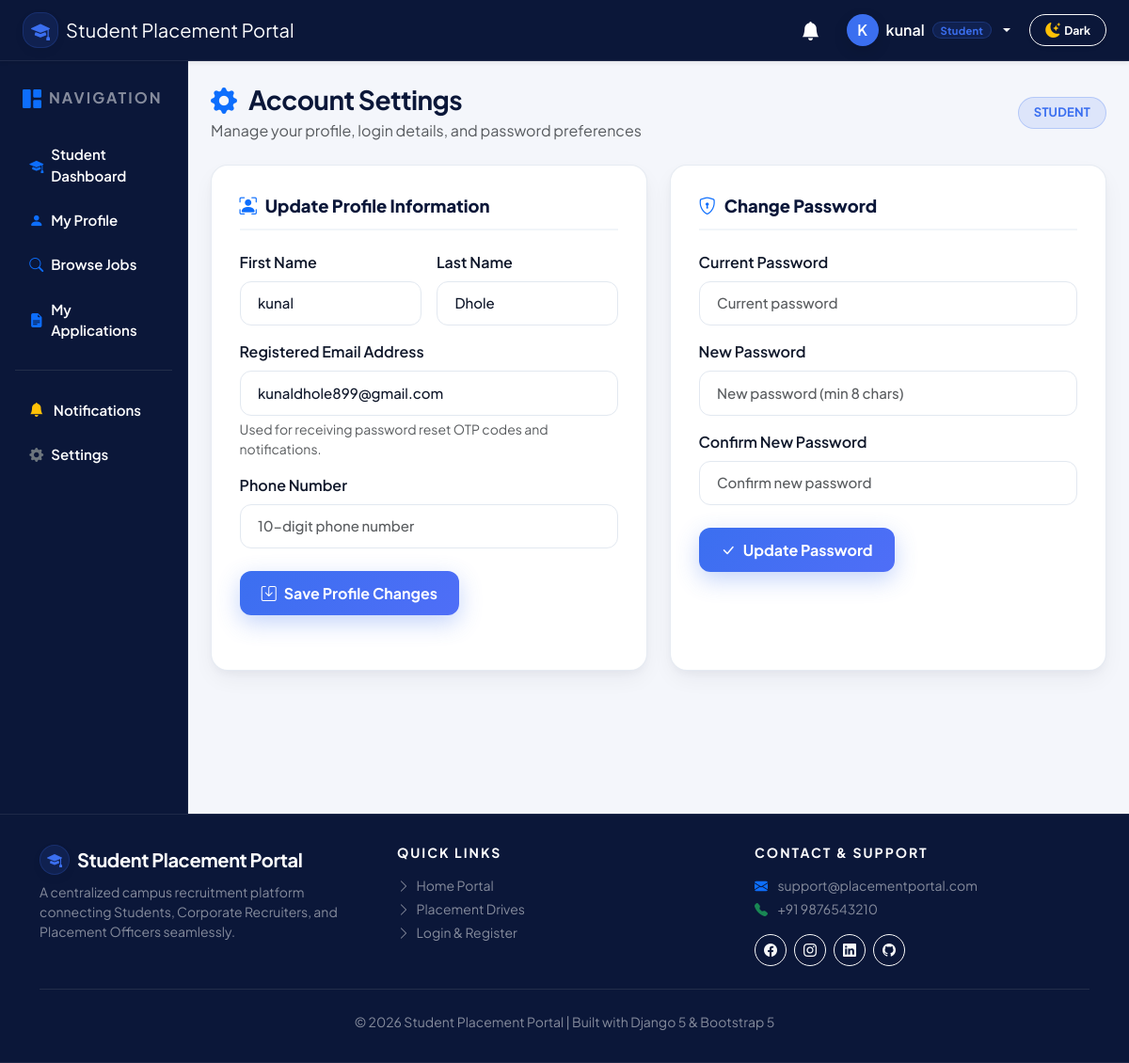
The app's page /settings/ (signed in) with its own data.
### accounts/models.py (models this page shows, shortened)
class User(AbstractUser):
    ROLE_CHOICES = (
        ('student', 'Student'),
        ('recruiter', 'Recruiter'),
        ('officer', 'Placement Officer'),
    )
    role = models.CharField(
        max_length=20,
        choices=ROLE_CHOICES
    )
    phone = models.CharField(
        max_length=15,
        blank=True,
        null=True
    )
    profile_picture = models.ImageField(
        upload_to='profile_pictures/',
        blank=True,
        null=True
    )
    is_verified = models.BooleanField(default=False)
    created_at = models.DateTimeField(auto_now_add=True)
    updated_at = models.DateTimeField(auto_now=True)

### accounts/views.py (the view, shortened to what this page needs)
@login_required
def settings_view(request):
    profile_form = SettingsProfileForm(instance=request.user)
    password_form = ChangePasswordSettingsForm()
    return render(
        request,
        "accounts/settings.html",
        {
            "profile_form": profile_form,
            "password_form": password_form,
        },
    )

### accounts/forms.py (shortened to what this page needs)
class SettingsProfileForm(forms.ModelForm):
    class Meta:
        model = User
        fields = ["first_name", "last_name", "email", "phone"]
        widgets = {
            "first_name": forms.TextInput(attrs={"class": "form-control"}),
            "last_name": forms.TextInput(attrs={"class": "form-control"}),
            "email": forms.EmailInput(attrs={"class": "form-control"}),
            "phone": forms.TextInput(attrs={"class": "form-control", "placeholder": "10-digit phone number"}),
        }

class ChangePasswordSettingsForm(forms.Form):
    current_password = forms.CharField(
        label="Current Password",
        widget=forms.PasswordInput(attrs={"class": "form-control", "placeholder": "Current password"})
    )
    new_password = forms.CharField(
        label="New Password",
        widget=forms.PasswordInput(attrs={"class": "form-control", "placeholder": "New password (min 8 chars)"})
    )
    confirm_password = forms.CharField(
        label="Confirm New Password",
        widget=forms.PasswordInput(attrs={"class": "form-control", "placeholder": "Confirm new password"})
    )

### templates/accounts/settings.html (shortened to what this page needs)
{% extends 'base.html' %}
{% block content %}
<div class="row">
    <div class="col-12 mb-4">
        <div class="d-flex align-items-center justify-content-between flex-wrap gap-2">
            <div>
                <h3 class="fw-bold mb-1" style="color: var(--spp-navy);"><i class="bi bi-gear-fill text-primary me-2"></i> Account Settings</h3>
                <p class="text-muted mb-0">Manage your profile, login details, and password preferences</p>
            </div>
            <span class="spp-pill blue text-uppercase px-3 py-1.5 fs-7">{{ user.get_role_display }}</span>
        </div>
    </div>
</div>
<div class="row g-4">
    <div class="col-lg-6">
        <div class="spp-card h-100">
            <div class="spp-form-section-title">
                <i class="bi bi-person-bounding-box text-primary"></i> Update Profile Information
            </div>
            <form method="POST">
                <div class="row g-3">
                    <div class="col-md-6 mb-3">
                        <label class="form-label fw-semibold">First Name</label>
                        {{ profile_form.first_name }}
                    </div>
                    <div class="col-md-6 mb-3">
                        <label class="form-label fw-semibold">Last Name</label>
                        {{ profile_form.last_name }}
                    </div>
                </div>
                <div class="mb-3">
                    <label class="form-label fw-semibold">Registered Email Address</label>
                    {{ profile_form.email }}
                    <div class="form-text small">Used for receiving password reset OTP codes and notifications.</div>
                </div>
                <div class="mb-4">
                    <label class="form-label fw-semibold">Phone Number</label>
                    {{ profile_form.phone }}
                </div>
                <button type="submit" class="btn-spp-primary">
                    <i class="bi bi-save"></i> Save Profile Changes
                </button>
            </form>
        </div>
    </div>
    <div class="col-lg-6">
        <div class="spp-card h-100">
            <div class="spp-form-section-title">
                <i class="bi bi-shield-lock text-primary"></i> Change Password
            </div>
            <form method="POST">
                <div class="mb-3">
                    <label class="form-label fw-semibold">Current Password</label>
                    {{ password_form.current_password }}
                </div>
                <div class="mb-3">
                    <label class="form-label fw-semibold">New Password</label>
                    {{ password_form.new_password }}
                </div>
                <div class="mb-4">
                    <label class="form-label fw-semibold">Confirm New Password</label>
                    {{ password_form.confirm_password }}
                </div>
                <button type="submit" class="btn-spp-primary">
                    <i class="bi bi-check-lg"></i> Update Password
                </button>
            </form>
        </div>
    </div>
</div>
{% endblock %}

### templates/includes/navbar.html (shortened to what this page needs)
<nav class="navbar navbar-expand-lg navbar-dark shadow-sm sticky-top py-2.5" style="background-color: #0B1739 !important; border-bottom: 1px solid rgba(255,255,255,0.08); z-index: 1030;">
    <div class="container-fluid px-3 px-lg-4">
        <a class="navbar-brand d-flex align-items-center gap-2 fw-extrabold" href="/">
            <div class="spp-stat-icon blue p-0" style="width: 38px; height: 38px; font-size: 1.25rem;">
                <i class="bi bi-mortarboard-fill"></i>
            </div>
            <span class="fs-5 tracking-tight text-white">Student Placement Portal</span>
        </a>
        <div class="collapse navbar-collapse" id="navbarContent">
            <ul class="navbar-nav ms-auto align-items-lg-center gap-2 mt-2 mt-lg-0">
                {% if user.is_authenticated %}
                    <li class="nav-item me-1">
                        <a class="nav-link text-white position-relative px-2 py-1" href="{% url 'accounts:notifications' %}" title="Notifications">
                            <i class="bi bi-bell-fill fs-5"></i>
                        </a>
                    </li>
                    <li class="nav-item dropdown">
                        <a class="nav-link dropdown-toggle text-white d-flex align-items-center gap-2 fw-semibold px-2 py-1" href="#" role="button" data-bs-toggle="dropdown">
                            <div class="spp-avatar border-0" style="width: 34px; height: 34px; font-size: 1rem; background: var(--spp-blue); color: #ffffff;">
                                {{ user.username|slice:":1"|upper }}
                            </div>
                            <span class="text-white">{{ user.username }}</span>
                            {% if user.role == 'student' %}
                                <span class="spp-pill blue py-0 px-2" style="font-size: 0.7rem;">Student</span>
                            {% elif user.role == 'recruiter' %}
                                <span class="spp-pill purple py-0 px-2" style="font-size: 0.7rem;">Recruiter</span>
                            {% elif user.role == 'officer' %}
                                <span class="spp-pill orange py-0 px-2" style="font-size: 0.7rem;">TPO Officer</span>
                            {% endif %}
                        </a>
                    </li>
                {% endif %}
                <li class="nav-item ms-lg-1">
                    <button class="btn btn-sm btn-outline-light rounded-pill px-3 py-1.5 d-inline-flex align-items-center justify-content-center gap-1.5 shadow-sm" id="themeToggleBtn" title="Toggle Dark/Light Theme" type="button" style="cursor: pointer;">
                        <i class="bi bi-moon-stars-fill text-warning fs-6" id="themeToggleIcon"></i>
                        <span id="themeToggleLabel" class="small fw-bold text-white ms-1">Dark</span>
                    </button>
                </li>
            </ul>
        </div>
    </div>
</nav>

### static/css/style.css (style rules this page uses)
:root { --spp-navy: #0B1739; --spp-navy-dark: #070F26; --spp-navy-light: #162650; --spp-blue: #3B6FF0; --spp-blue-dark: #2553ca; --spp-grad-start: #4F6EF7; --spp-grad-end: #8B5CF6; --spp-bg: #F4F6FB; --spp-card-bg: #FFFFFF; --spp-text-main: #0F172A; --spp-text-muted: #64748B; --spp-border: #E2E8F0; --spp-green: #10B981; --spp-green-bg: rgba(16, 185, 129, 0.1); --spp-orange: #F59E0B; --spp-orange-bg: rgba(245, 158, 11, 0.1); --spp-purple: #8B5CF6; --spp-purple-bg: rgba(139, 92, 246, 0.1); --spp-red: #EF4444; --spp-red-bg: rgba(239, 68, 68, 0.1); --spp-gray: #64748B; --spp-gray-bg: rgba(100, 116, 139, 0.1); --spp-shadow-sm: 0 2px 5px rgba(11, 23, 57, 0.04), 0 1px 2px rgba(11, 23, 57, 0.02); --spp-shadow-md: 0 10px 25px -3px rgba(11, 23, 57, 0.06), 0 4px 10px -2px rgba(11, 23, 57, 0.04); --spp-shadow-lg: 0 20px 40px -4px rgba(11, 23, 57, 0.1); --spp-shadow-glow: 0 8px 25px rgba(59, 111, 240, 0.3); }
body { background-color: var(--spp-bg); color: var(--spp-text-main); font-family: 'Plus Jakarta Sans', -apple-system, BlinkMacSystemFont, "Segoe UI", Roboto, sans-serif; min-height: 100vh; -webkit-font-smoothing: antialiased; }
h1, h2, h3, h4, h5, h6 { font-family: 'Plus Jakarta Sans', 'Outfit', sans-serif; font-weight: 700; color: var(--spp-navy); letter-spacing: -0.02em; }
.form-control, .form-select { border-radius: 12px; border: 1.5px solid #E2E8F0; padding: 0.72rem 1.15rem; font-size: 0.9375rem; font-weight: 500; color: #0F172A; background-color: #FFFFFF; transition: all 0.25s cubic-bezier(0.4, 0, 0.2, 1); }
.spp-card { background: var(--spp-card-bg); border-radius: 18px; border: 1px solid rgba(226, 232, 240, 0.85); box-shadow: var(--spp-shadow-md); padding: 1.85rem; margin-bottom: 1.75rem; transition: transform 0.25s ease, box-shadow 0.25s ease, border-color 0.25s ease; }
.spp-stat-icon { width: 56px; height: 56px; border-radius: 16px; display: flex; align-items: center; justify-content: center; font-size: 1.65rem; flex-shrink: 0; box-shadow: 0 4px 12px rgba(0, 0, 0, 0.04); }
.spp-stat-icon.blue { background: rgba(59, 111, 240, 0.12); color: var(--spp-blue); border: 1px solid rgba(59, 111, 240, 0.2); }
.spp-pill { display: inline-flex; align-items: center; gap: 0.4rem; padding: 0.4rem 0.9rem; border-radius: 50rem; font-size: 0.8125rem; font-weight: 700; letter-spacing: 0.2px; }
.spp-pill.blue { background: rgba(59, 111, 240, 0.12); color: var(--spp-blue); border: 1px solid rgba(59, 111, 240, 0.25); }
.btn-spp-primary { background: linear-gradient(135deg, #3B6FF0 0%, #4F6EF7 100%); color: #ffffff; border: none; border-radius: 12px; padding: 0.72rem 1.45rem; font-weight: 700; text-decoration: none; display: inline-flex; align-items: center; justify-content: center; gap: 0.5rem; box-shadow: var(--spp-shadow-glow); transition: all 0.25s cubic-bezier(0.4, 0, 0.2, 1); }
.spp-form-section-title { font-size: 1.15rem; font-weight: 800; color: var(--spp-navy); margin-bottom: 1.35rem; padding-bottom: 0.65rem; border-bottom: 2px solid #F1F5F9; display: flex; align-items: center; gap: 0.55rem; }
.spp-avatar { width: 76px; height: 76px; border-radius: 50%; object-fit: cover; border: 3px solid #ffffff; box-shadow: 0 6px 16px rgba(0,0,0,0.12); background-color: #E2E8F0; display: inline-flex; align-items: center; justify-content: center; font-size: 1.85rem; color: var(--spp-navy); }

### records on screen
User: username "K", username "kunal", role "STUDENT", first_name "kunal", last_name "Dhole", email "kunaldhole899@gmail.com"
